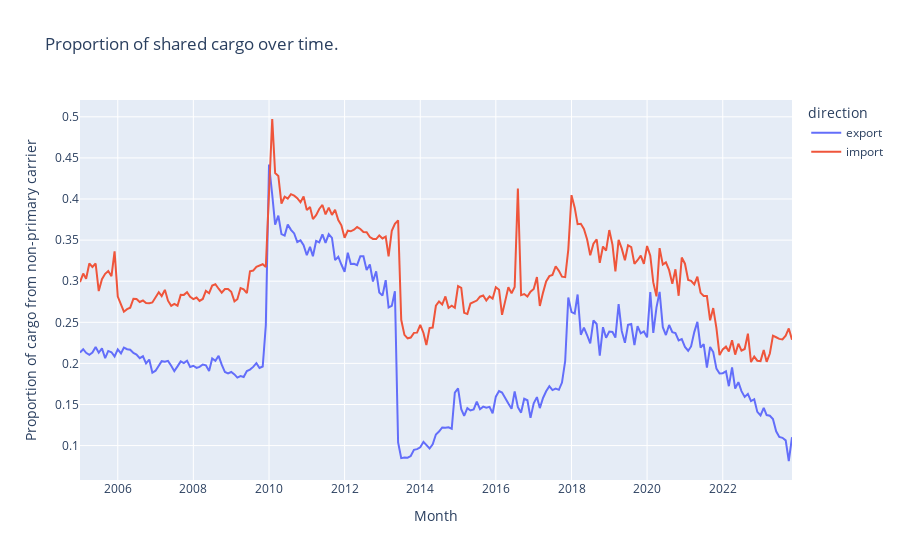

The cell this chart's notebook holds for it:
### Code cell
lf = pl.concat([imports_lf,exports_lf], how='diagonal')

sharing_over_time_plotly(
    data_lf=lf,
    group_var='direction')

### Figure 1 — Plotly figure (JSON) as saved in the notebook; plotly's stock layout.template omitted (floating-point values rounded to 4 significant figures; data arrays with more than 128 entries replaced by an {"elided": "..."} marker saying what was removed)
{"data": [{"hovertemplate": "direction=export<br>Month=%{x}<br>Proportion of cargo from non-primary carrier=%{y}<extra></extra>", "legendgroup": "export", "line": {"color": "#636efa", "dash": "solid"}, "marker": {"symbol": "circle"}, "mode": "lines", "name": "export", "orientation": "v", "showlegend": true, "type": "scatter", "x": {"elided": "227 str values"}, "xaxis": "x", "y": {"elided": "227 float values"}, "yaxis": "y"}, {"hovertemplate": "direction=import<br>Month=%{x}<br>Proportion of cargo from non-primary carrier=%{y}<extra></extra>", "legendgroup": "import", "line": {"color": "#EF553B", "dash": "solid"}, "marker": {"symbol": "circle"}, "mode": "lines", "name": "import", "orientation": "v", "showlegend": true, "type": "scatter", "x": {"elided": "227 str values"}, "xaxis": "x", "y": {"elided": "227 float values"}, "yaxis": "y"}], "layout": {"legend": {"title": {"text": "direction"}, "tracegroupgap": 0}, "title": {"text": "Proportion of shared cargo over time."}, "xaxis": {"anchor": "y", "domain": [0, 1], "title": {"text": "Month"}}, "yaxis": {"anchor": "x", "domain": [0, 1], "title": {"text": "Proportion of cargo from non-primary carrier"}}}}
